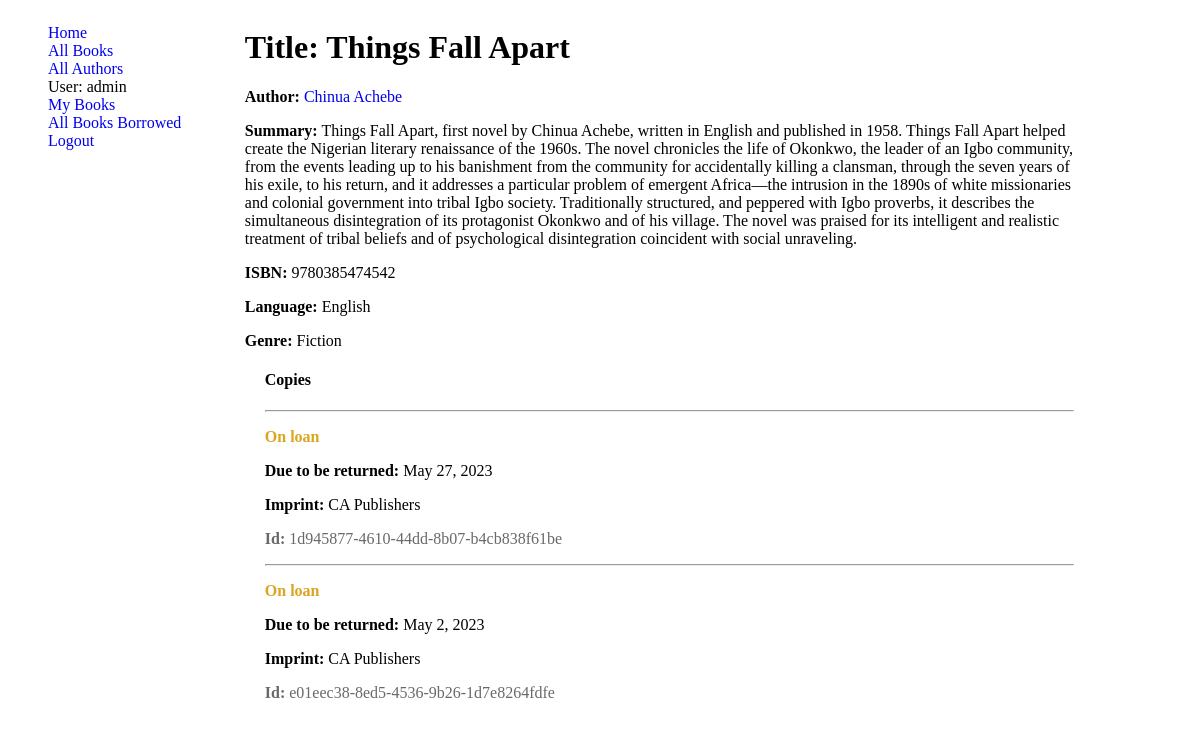
The page /catalog/book/1/ (signed in) on the database its author committed.
### catalog/models.py (models this page shows, shortened)
class Book(models.Model):
    title = models.CharField(max_length=100)
    author = models.ForeignKey(Author, on_delete=models.SET_NULL, null=True, )
    summary = models.TextField(max_length=1000, help_text='Enter a brief description of the book')
    language = models.ForeignKey(Language,  on_delete=models.SET_NULL, null=True)
    genre = models.ManyToManyField(Genre, help_text='Select a genre for this book')
    ISBN = models.CharField('ISBN', max_length=13, unique=True,  help_text='13 Character <a href="https://www.isbn-international.org/content/what-isbn">ISBN number</a>')

class Author(models.Model):
    first_name = models.CharField(max_length=100)
    last_name = models.CharField(max_length=100)
    date_of_birth = models.DateField()
    date_of_death = models.DateField('Died', null=True, blank=True)
    class Meta:
        ordering = ['last_name', 'first_name']
    def get_absolute_url(self):
        return reverse('author-detail', args=[str(self.id)])
    def __str__(self):
        return f'{self.first_name} {self.last_name}'

class Language(models.Model):
    name = models.CharField(max_length=100)
    def __str__(self):
        return self.name

class Genre(models.Model):
    name = models.CharField(max_length=100,  help_text = "enter a book genre(e.g. Science, Inspirational etc)")
    def __str__(self):
        return self.name

class BookInstance(models.Model):
    LOAN_STATUS = (
        ('m', 'Maintenance'),
        ('o', 'On loan'),
        ('a', 'Available'),
        ('r', 'Reserved'),
    )
    id = models.UUIDField(primary_key=True, default=uuid.uuid4, help_text='Unique ID for this particular book across whole library')
    book = models.ForeignKey(Book, on_delete=models.RESTRICT, null=True)
    imprint = models.CharField(max_length=150)
    due_back = models.DateField(blank=True, null=True)
    status =models.CharField(max_length=1, choices=LOAN_STATUS, default='m',help_text='Book availability',)
    borrower = models.ForeignKey(User, on_delete=models.SET_NULL, null=True, blank=True)
    class Meta:
        ordering = ['due_back']
        verbose_name = 'Book Instance'
    class Meta:
        permissions = (("can_mark_returned", "Set book as returned"), )

### catalog/views.py (the view)
# urls.py: path('book/<str:pk>/', BookDetail.as_view() ,name="book-detail"),
class BookDetail(DetailView):
    model = Book
    template_name = "book-detail.html"
    context_object_name = "book"

### templates/book-detail.html (shortened to what this page needs)
{% extends 'base.html' %}
{% block content %}
  <h1>Title: {{ book.title }}</h1>
  <p><strong>Author:</strong> <a href="{{book.author.get_absolute_url}}">{{ book.author }}</a></p>
  <p><strong>Summary:</strong> {{ book.summary }}</p>
  <p><strong>ISBN:</strong> {{ book.ISBN }}</p>
  <p><strong>Language:</strong> {{ book.language }}</p>
  <p><strong>Genre:</strong> {{ book.genre.all|join:", " }}</p>
  <div style="margin-left:20px;margin-top:20px">
    <h4>Copies</h4>
    {% for copy in book.bookinstance_set.all %}
      <hr />
      <p
        class="{% if copy.status == 'a' %}text-success{% elif copy.status == 'm' %}text-danger{% else %}text-warning{% endif %}">
        {{ copy.get_status_display }}
      </p>
      {% if copy.status != 'a' %}
        <p><strong>Due to be returned:</strong> {{ copy.due_back }}</p>
      {% endif %}
      <p><strong>Imprint:</strong> {{ copy.imprint }}</p>
      <p class="text-muted"><strong>Id:</strong> {{ copy.id }}</p>
    {% endfor %}
  </div>
{% endblock %}

### templates/partials/sidebar.html
<ul>
    <li><a href="{% url 'home' %}">Home</a></li>
    <li><a href="{% url 'book-list' %}">All Books</a></li>
    <li><a href="{% url 'authors' %}">All Authors</a></li>
    {% if user.is_authenticated %}
     <li>User: {{ user.get_username }}</li>
     <li><a href="{% url 'loaned-books' %}"> My Books</a></li>
     <li><a href="{% url 'books-borrowed-out' %}">All Books Borrowed</a></li>
     <li><a href="{% url 'logout' %}?next={{ request.path }}">Logout</a></li>
   {% else %}
     <li><a href="{% url 'login' %}?next={{ request.path }}">Login</a></li>
   {% endif %}
</ul>

### static/css/style.css (style rules this page uses)
a { text-decoration: none; }
.sidebar li { list-style: none; }
.text-warning { font-weight: bold; color: goldenrod; }
.text-muted { color: dimgrey; }

### rows shown on the page
Book: title "Things Fall Apart", author "Chinua Achebe", summary "Things Fall Apart, first novel by Chinua Achebe, written in English and published in 1958. Things Fall Apart helped create the Nigerian literary renaissance of the 1960s. The novel chronicles the life of Okonkwo, the leader of an Igbo community, from the events leading up to his banishment from the community for accidentally killing a clansman, through the seven years of his exile, to his return, and it addresses a particular problem of emergent Africa—the intrusion in the 1890s of white missionaries and colonial government into tribal Igbo society. Traditionally structured, and peppered with Igbo proverbs, it describes the simultaneous disintegration of its protagonist Okonkwo and of his…", ISBN "9780385474542", language "English", genre.all "Fiction"
BookInstance: status "On loan", due_back "May 27, 2023", imprint "CA Publishers", id "1d945877-4610-44dd-8b07-b4cb838f61be"
BookInstance: status "On loan", due_back "May 2, 2023", imprint "CA Publishers", id "e01eec38-8ed5-4536-9b26-1d7e8264fdfe"

### other values the page prints
{{ user.get_username }} "admin"
